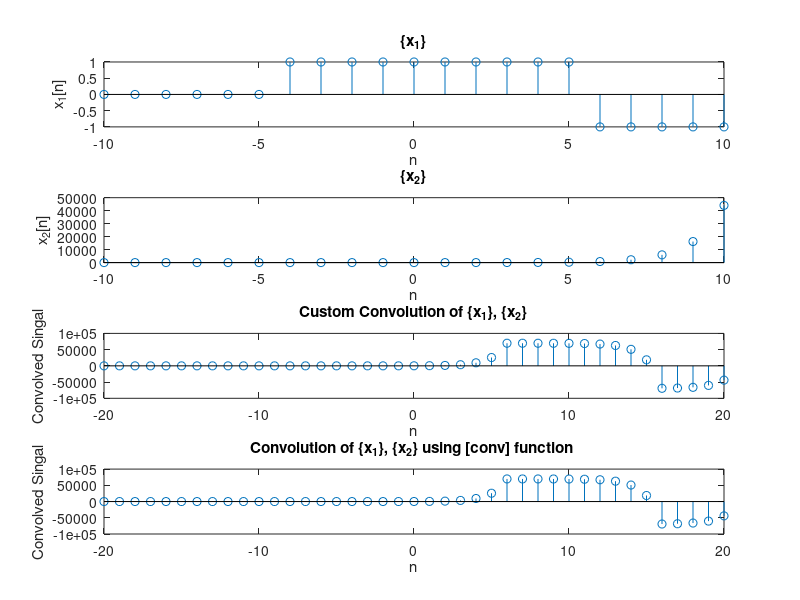
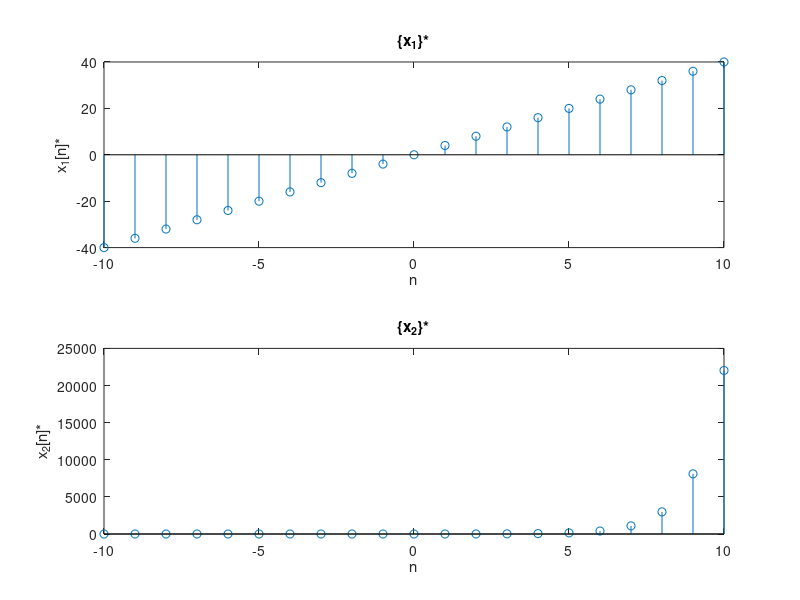
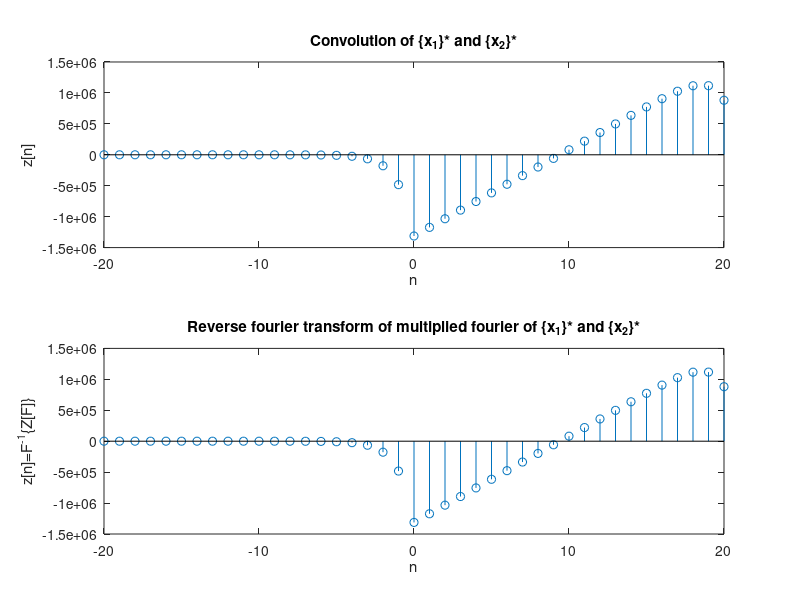

Write the MATLAB code that produced these figures, in order.
clear all;
close all;
clc;

%% Exercise 1.A


%Set a space of 20 discrete point
n = -10:10;

x1 = ((n>=-4) - 2.*(n>=6));

figure(1)
subplot(4,1,1)
stem(n, x1);
title('\{x_1\}');
xlabel('n');
ylabel('x_1[n]');

x2 = 2*exp(n).*(n>=0);
subplot(4,1,2)
stem(n, x2);
title('\{x_2\}');
xlabel('n');
ylabel('x_2[n]');

%%Convolution

lenX1 = length(x1);
lenX2 = length(x2);

%Calculating the length of the convolved signal to be generated
nconv = 2*n(1): 2*n(end);
lenNconv = length(nconv);

%Add zero padding to the convolved signal
convSignal = zeros(1, lenNconv);

%%Implementing manual convolution using the sum rule as stated in the
%%exercise
for i=1:lenNconv
  for j = 0:lenX1-1
    if ( (i-j) > 0 && (i-j)<=lenX2 )
        convSignal(i) = convSignal(i) + x1(j+1).*x2(i-j);
    end
  end
end

subplot(4,1,3)
stem(nconv, convSignal)
title('Custom Convolution of \{x_1\}, \{x_2\}');
xlabel('n');
ylabel('Convolved Singal');

subplot(4,1,4)
stem(nconv, conv(x1, x2))
title('Convolution of \{x_1\}, \{x_2\} using [conv] function ');
xlabel('n');
ylabel('Convolved Singal');




%% Exercise 1.B

%Create 2 new discrete signals
x1_b = 4.*n;
x2_b = exp(n);


figure(2);
subplot(2,1,1)
stem(n,x1_b)
%x1=4n,n<=|10|
title('\{x_1\}*');
xlabel('n');
ylabel('x_1[n]*');

subplot(2,1,2)
stem(n,x2_b)
%x2=e^n n<=|10|
title('\{x_2\}*');
xlabel('n');
ylabel('x_2[n]*');


% Convolution using [conv]
z = conv(x1_b, x2_b);
nconv = 2 * n(1) : 2 * n(end);
figure(3)
subplot(2,1,1)
stem(nconv, z)
title('Convolution of \{x_1\}* and \{x_2\}*');
xlabel('n');
ylabel('z[n]');

% Multiplication in frequency field

% First, perform fourier transform to change signals into frequency field
X1_b = fft(x1_b, length(nconv));
X2_b = fft(x2_b, length(nconv));

% Multiply frequency fields
M = X1_b .* X2_b;

% Perform invert Fourier Transform to prove the lemma
z_f = ifft(M);

% Plotting the derived z[n]
subplot(2,1,2)
stem(nconv, z_f)
title('Reverse fourier transform of multiplied fourier of \{x_1\}* and \{x_2\}*');
ylabel('z[n]=F^{-1}\{Z[F]\}');
xlabel('n');